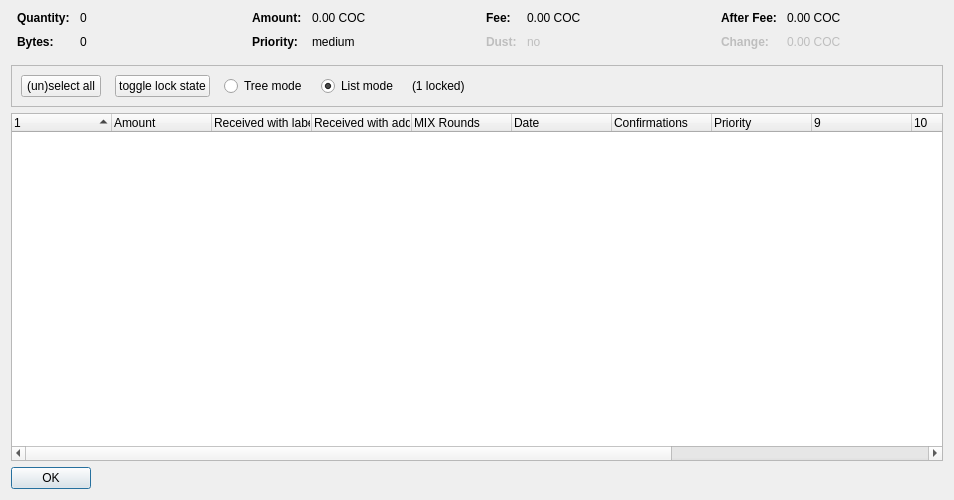
<?xml version="1.0" encoding="UTF-8"?>
<ui version="4.0">
 <class>CoinControlDialog</class>
 <widget class="QDialog" name="CoinControlDialog">
  <property name="geometry">
   <rect>
    <x>0</x>
    <y>0</y>
    <width>954</width>
    <height>500</height>
   </rect>
  </property>
  <property name="windowTitle">
   <string>Coin Selection</string>
  </property>
  <layout class="QVBoxLayout" name="verticalLayout">
   <item>
    <layout class="QHBoxLayout" name="horizontalLayoutTop" stretch="0,0,0,0">
     <property name="topMargin">
      <number>0</number>
     </property>
     <property name="bottomMargin">
      <number>10</number>
     </property>
     <item>
      <layout class="QFormLayout" name="formLayoutCoinControl1">
       <property name="horizontalSpacing">
        <number>10</number>
       </property>
       <property name="verticalSpacing">
        <number>10</number>
       </property>
       <property name="leftMargin">
        <number>6</number>
       </property>
       <property name="rightMargin">
        <number>6</number>
       </property>
       <item row="0" column="0">
        <widget class="QLabel" name="labelCoinControlQuantityText">
         <property name="font">
          <font>
           <weight>75</weight>
           <bold>true</bold>
          </font>
         </property>
         <property name="text">
          <string>Quantity:</string>
         </property>
        </widget>
       </item>
       <item row="0" column="1">
        <widget class="QLabel" name="labelCoinControlQuantity">
         <property name="cursor">
          <cursorShape>IBeamCursor</cursorShape>
         </property>
         <property name="contextMenuPolicy">
          <enum>Qt::ActionsContextMenu</enum>
         </property>
         <property name="text">
          <string notr="true">0</string>
         </property>
         <property name="textInteractionFlags">
          <set>Qt::LinksAccessibleByMouse|Qt::TextSelectableByKeyboard|Qt::TextSelectableByMouse</set>
         </property>
        </widget>
       </item>
       <item row="1" column="0">
        <widget class="QLabel" name="labelCoinControlBytesText">
         <property name="font">
          <font>
           <weight>75</weight>
           <bold>true</bold>
          </font>
         </property>
         <property name="text">
          <string>Bytes:</string>
         </property>
        </widget>
       </item>
       <item row="1" column="1">
        <widget class="QLabel" name="labelCoinControlBytes">
         <property name="cursor">
          <cursorShape>IBeamCursor</cursorShape>
         </property>
         <property name="contextMenuPolicy">
          <enum>Qt::ActionsContextMenu</enum>
         </property>
         <property name="text">
          <string notr="true">0</string>
         </property>
         <property name="textInteractionFlags">
          <set>Qt::LinksAccessibleByMouse|Qt::TextSelectableByKeyboard|Qt::TextSelectableByMouse</set>
         </property>
        </widget>
       </item>
      </layout>
     </item>
     <item>
      <layout class="QFormLayout" name="formLayoutCoinControl2">
       <property name="horizontalSpacing">
        <number>10</number>
       </property>
       <property name="verticalSpacing">
        <number>10</number>
       </property>
       <property name="leftMargin">
        <number>6</number>
       </property>
       <property name="rightMargin">
        <number>6</number>
       </property>
       <item row="0" column="0">
        <widget class="QLabel" name="labelCoinControlAmountText">
         <property name="font">
          <font>
           <weight>75</weight>
           <bold>true</bold>
          </font>
         </property>
         <property name="text">
          <string>Amount:</string>
         </property>
        </widget>
       </item>
       <item row="0" column="1">
        <widget class="QLabel" name="labelCoinControlAmount">
         <property name="cursor">
          <cursorShape>IBeamCursor</cursorShape>
         </property>
         <property name="contextMenuPolicy">
          <enum>Qt::ActionsContextMenu</enum>
         </property>
         <property name="text">
          <string notr="true">0.00 COC</string>
         </property>
         <property name="textInteractionFlags">
          <set>Qt::LinksAccessibleByMouse|Qt::TextSelectableByKeyboard|Qt::TextSelectableByMouse</set>
         </property>
        </widget>
       </item>
       <item row="1" column="0">
        <widget class="QLabel" name="labelCoinControlPriorityText">
         <property name="font">
          <font>
           <weight>75</weight>
           <bold>true</bold>
          </font>
         </property>
         <property name="text">
          <string>Priority:</string>
         </property>
        </widget>
       </item>
       <item row="1" column="1">
        <widget class="QLabel" name="labelCoinControlPriority">
         <property name="cursor">
          <cursorShape>IBeamCursor</cursorShape>
         </property>
         <property name="contextMenuPolicy">
          <enum>Qt::ActionsContextMenu</enum>
         </property>
         <property name="text">
          <string>medium</string>
         </property>
         <property name="textInteractionFlags">
          <set>Qt::LinksAccessibleByMouse|Qt::TextSelectableByKeyboard|Qt::TextSelectableByMouse</set>
         </property>
        </widget>
       </item>
      </layout>
     </item>
     <item>
      <layout class="QFormLayout" name="formLayoutCoinControl3">
       <property name="horizontalSpacing">
        <number>10</number>
       </property>
       <property name="verticalSpacing">
        <number>10</number>
       </property>
       <property name="leftMargin">
        <number>6</number>
       </property>
       <property name="rightMargin">
        <number>6</number>
       </property>
       <item row="0" column="0">
        <widget class="QLabel" name="labelCoinControlFeeText">
         <property name="font">
          <font>
           <weight>75</weight>
           <bold>true</bold>
          </font>
         </property>
         <property name="text">
          <string>Fee:</string>
         </property>
        </widget>
       </item>
       <item row="0" column="1">
        <widget class="QLabel" name="labelCoinControlFee">
         <property name="cursor">
          <cursorShape>IBeamCursor</cursorShape>
         </property>
         <property name="contextMenuPolicy">
          <enum>Qt::ActionsContextMenu</enum>
         </property>
         <property name="text">
          <string notr="true">0.00 COC</string>
         </property>
         <property name="textInteractionFlags">
          <set>Qt::LinksAccessibleByMouse|Qt::TextSelectableByKeyboard|Qt::TextSelectableByMouse</set>
         </property>
        </widget>
       </item>
       <item row="1" column="0">
        <widget class="QLabel" name="labelCoinControlLowOutputText">
         <property name="enabled">
          <bool>false</bool>
         </property>
         <property name="font">
          <font>
           <weight>75</weight>
           <bold>true</bold>
          </font>
         </property>
         <property name="text">
          <string>Dust:</string>
         </property>
        </widget>
       </item>
       <item row="1" column="1">
        <widget class="QLabel" name="labelCoinControlLowOutput">
         <property name="enabled">
          <bool>false</bool>
         </property>
         <property name="cursor">
          <cursorShape>IBeamCursor</cursorShape>
         </property>
         <property name="contextMenuPolicy">
          <enum>Qt::ActionsContextMenu</enum>
         </property>
         <property name="text">
          <string>no</string>
         </property>
         <property name="textInteractionFlags">
          <set>Qt::LinksAccessibleByMouse|Qt::TextSelectableByKeyboard|Qt::TextSelectableByMouse</set>
         </property>
        </widget>
       </item>
      </layout>
     </item>
     <item>
      <layout class="QFormLayout" name="formLayoutCoinControl4">
       <property name="horizontalSpacing">
        <number>10</number>
       </property>
       <property name="verticalSpacing">
        <number>10</number>
       </property>
       <property name="leftMargin">
        <number>6</number>
       </property>
       <property name="rightMargin">
        <number>6</number>
       </property>
       <item row="0" column="0">
        <widget class="QLabel" name="labelCoinControlAfterFeeText">
         <property name="font">
          <font>
           <weight>75</weight>
           <bold>true</bold>
          </font>
         </property>
         <property name="text">
          <string>After Fee:</string>
         </property>
        </widget>
       </item>
       <item row="0" column="1">
        <widget class="QLabel" name="labelCoinControlAfterFee">
         <property name="cursor">
          <cursorShape>IBeamCursor</cursorShape>
         </property>
         <property name="contextMenuPolicy">
          <enum>Qt::ActionsContextMenu</enum>
         </property>
         <property name="text">
          <string notr="true">0.00 COC</string>
         </property>
         <property name="textInteractionFlags">
          <set>Qt::LinksAccessibleByMouse|Qt::TextSelectableByKeyboard|Qt::TextSelectableByMouse</set>
         </property>
        </widget>
       </item>
       <item row="1" column="0">
        <widget class="QLabel" name="labelCoinControlChangeText">
         <property name="enabled">
          <bool>false</bool>
         </property>
         <property name="font">
          <font>
           <weight>75</weight>
           <bold>true</bold>
          </font>
         </property>
         <property name="text">
          <string>Change:</string>
         </property>
        </widget>
       </item>
       <item row="1" column="1">
        <widget class="QLabel" name="labelCoinControlChange">
         <property name="enabled">
          <bool>false</bool>
         </property>
         <property name="cursor">
          <cursorShape>IBeamCursor</cursorShape>
         </property>
         <property name="contextMenuPolicy">
          <enum>Qt::ActionsContextMenu</enum>
         </property>
         <property name="text">
          <string notr="true">0.00 COC</string>
         </property>
         <property name="textInteractionFlags">
          <set>Qt::LinksAccessibleByMouse|Qt::TextSelectableByKeyboard|Qt::TextSelectableByMouse</set>
         </property>
        </widget>
       </item>
      </layout>
     </item>
    </layout>
   </item>
   <item>
    <widget class="QFrame" name="frame">
     <property name="minimumSize">
      <size>
       <width>0</width>
       <height>40</height>
      </size>
     </property>
     <property name="frameShape">
      <enum>QFrame::StyledPanel</enum>
     </property>
     <property name="frameShadow">
      <enum>QFrame::Sunken</enum>
     </property>
     <layout class="QHBoxLayout" name="horizontalLayout">
      <item>
       <layout class="QHBoxLayout" name="horizontalLayoutPanel" stretch="0,0,0,0,0,0">
        <property name="spacing">
         <number>14</number>
        </property>
        <item>
         <widget class="QPushButton" name="pushButtonSelectAll">
          <property name="sizePolicy">
           <sizepolicy hsizetype="Maximum" vsizetype="Fixed">
            <horstretch>0</horstretch>
            <verstretch>0</verstretch>
           </sizepolicy>
          </property>
          <property name="text">
           <string>(un)select all</string>
          </property>
          <property name="autoDefault">
           <bool>false</bool>
          </property>
         </widget>
        </item>
        <item>
         <widget class="QPushButton" name="pushButtonToggleLock">
          <property name="sizePolicy">
           <sizepolicy hsizetype="Maximum" vsizetype="Fixed">
            <horstretch>0</horstretch>
            <verstretch>0</verstretch>
           </sizepolicy>
          </property>
          <property name="text">
           <string>toggle lock state</string>
          </property>
          <property name="autoDefault">
           <bool>false</bool>
          </property>
         </widget>
        </item>
        <item>
         <widget class="QRadioButton" name="radioTreeMode">
          <property name="sizePolicy">
           <sizepolicy hsizetype="Maximum" vsizetype="Fixed">
            <horstretch>0</horstretch>
            <verstretch>0</verstretch>
           </sizepolicy>
          </property>
          <property name="text">
           <string>Tree mode</string>
          </property>
         </widget>
        </item>
        <item>
         <widget class="QRadioButton" name="radioListMode">
          <property name="sizePolicy">
           <sizepolicy hsizetype="Maximum" vsizetype="Fixed">
            <horstretch>0</horstretch>
            <verstretch>0</verstretch>
           </sizepolicy>
          </property>
          <property name="text">
           <string>List mode</string>
          </property>
          <property name="checked">
           <bool>true</bool>
          </property>
         </widget>
        </item>
        <item>
         <widget class="QLabel" name="labelLocked">
          <property name="text">
           <string>(1 locked)</string>
          </property>
         </widget>
        </item>
        <item>
         <spacer name="horizontalSpacer">
          <property name="orientation">
           <enum>Qt::Horizontal</enum>
          </property>
          <property name="sizeHint" stdset="0">
           <size>
            <width>40</width>
            <height>20</height>
           </size>
          </property>
         </spacer>
        </item>
       </layout>
      </item>
     </layout>
    </widget>
   </item>
   <item>
    <widget class="CoinControlTreeWidget" name="treeWidget">
     <property name="contextMenuPolicy">
      <enum>Qt::CustomContextMenu</enum>
     </property>
     <property name="sortingEnabled">
      <bool>false</bool>
     </property>
     <property name="columnCount">
      <number>13</number>
     </property>
     <attribute name="headerShowSortIndicator" stdset="0">
      <bool>true</bool>
     </attribute>
     <attribute name="headerStretchLastSection">
      <bool>false</bool>
     </attribute>
     <column>
      <property name="text">
       <string/>
      </property>
     </column>
     <column>
      <property name="text">
       <string>Amount</string>
      </property>
     </column>
     <column>
      <property name="text">
       <string>Received with label</string>
      </property>
     </column>
     <column>
      <property name="text">
       <string>Received with address</string>
      </property>
     </column>
     <column>
      <property name="text">
       <string>MIX Rounds</string>
      </property>
     </column>
     <column>
      <property name="text">
       <string>Date</string>
      </property>
     </column>
     <column>
      <property name="text">
       <string>Confirmations</string>
      </property>
      <property name="toolTip">
       <string>Confirmed</string>
      </property>
     </column>
     <column>
      <property name="text">
       <string>Priority</string>
      </property>
     </column>
     <column>
      <property name="text">
       <string/>
      </property>
     </column>
     <column>
      <property name="text">
       <string/>
      </property>
     </column>
     <column>
      <property name="text">
       <string/>
      </property>
     </column>
     <column>
      <property name="text">
       <string/>
      </property>
     </column>
     <column>
      <property name="text">
       <string/>
      </property>
     </column>
    </widget>
   </item>
   <item>
    <widget class="QDialogButtonBox" name="buttonBox">
     <property name="sizePolicy">
      <sizepolicy hsizetype="Maximum" vsizetype="Fixed">
       <horstretch>0</horstretch>
       <verstretch>0</verstretch>
      </sizepolicy>
     </property>
     <property name="orientation">
      <enum>Qt::Horizontal</enum>
     </property>
     <property name="standardButtons">
      <set>QDialogButtonBox::Ok</set>
     </property>
    </widget>
   </item>
  </layout>
 </widget>
 <customwidgets>
  <customwidget>
   <class>CoinControlTreeWidget</class>
   <extends>QTreeWidget</extends>
   <header>coincontroltreewidget.h</header>
  </customwidget>
 </customwidgets>
 <resources/>
 <connections/>
</ui>
